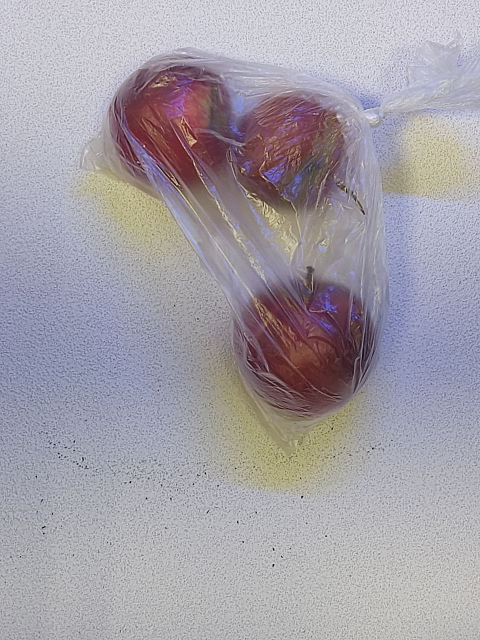
#> input picture backend/models_cnn/data/train/apple/photo_1_2022-12-26_16-19-08.jpg, 960 x 1280 px (shown at 1/2 size)
$ python -i videoService.py   (imports and definitions only)
#> lines starting #> are read from the running program, lines starting #| are printed output that depends on the picture; after the words box and inside, x2 and y2 are one past the last pixel; in counts of white or black regions, pixels touching at a corner belong together
#> further down, picture is the input picture: shape (1280, 960, 3); mean B, G, R 166.8, 158.4, 163.4
import time

from PySide6.QtCore import QThread, Signal, Qt
from PySide6.QtGui import QImage
import cv2
from definitions import VIDEO_OR_IMAGE_TEST_PATH
import numpy as np

kernel = np.ones((10, 10), np.uint8)


def image_crop_opencv(image):
    h, w = image.shape[1] // 2, image.shape[0] // 2
#> h = 480; w = 640
    image_resize = cv2.resize(image, (h, w), cv2.INTER_AREA)
    nul = np.zeros((image_resize.shape[0], 50, 3))
    nul[:, :] = [255, 255, 255]
    img = np.hstack((nul, image_resize))
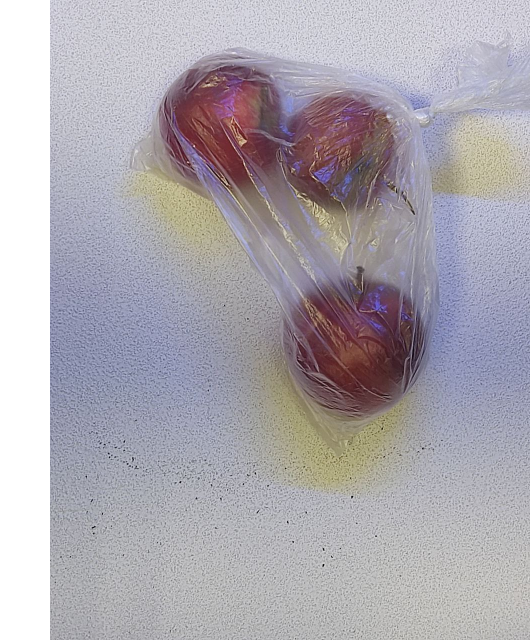
#> img: shape (640, 530, 3) float64; mean B, G, R 175.2, 167.6, 172.2
    image = (np.hstack((img, nul))).astype(np.uint8)
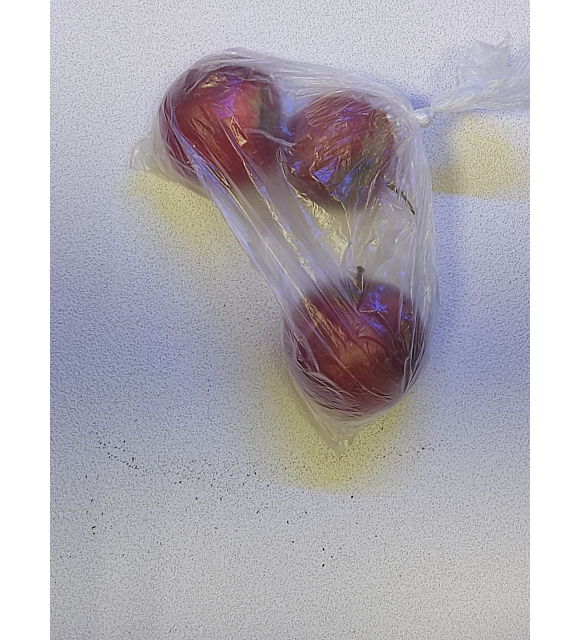
#> image: shape (640, 580, 3); mean B, G, R 182.1, 175.1, 179.3
    gray = cv2.cvtColor(image, cv2.COLOR_BGR2GRAY)
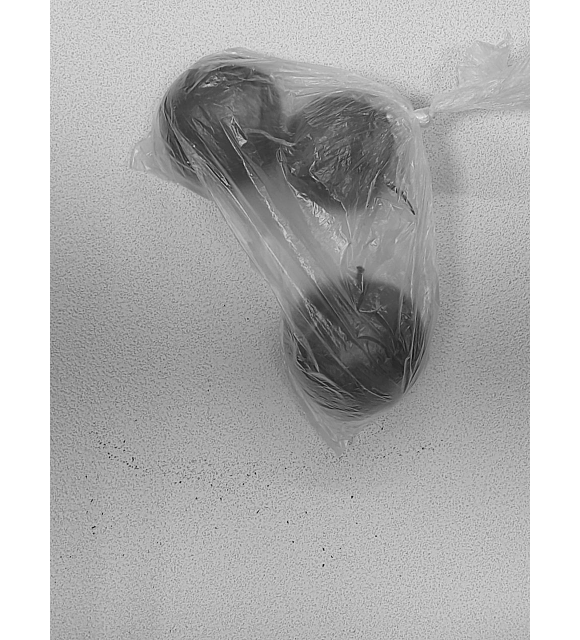
#> gray: shape (640, 580); min 2, max 255, mean 177.2
    gaus = cv2.GaussianBlur(gray, (5, 5), cv2.BORDER_DEFAULT)
    ret, thresh = cv2.threshold(gaus, 120, 255, cv2.THRESH_BINARY)
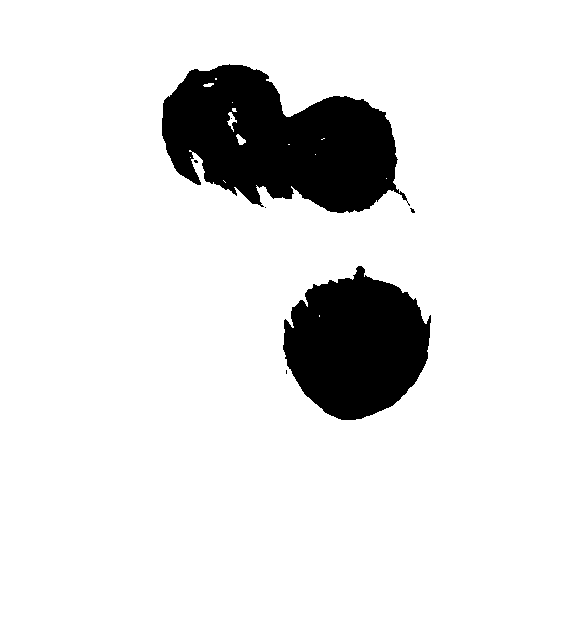
#> thresh: shape (640, 580); 89.3% white; 7 black regions (5 under 20 px), largest, box (x1, y1, x2, y2) and area: (162, 64, 410, 213) 23719, (283, 266, 431, 420) 16073
    dilation = cv2.erode(thresh, kernel, iterations=10)
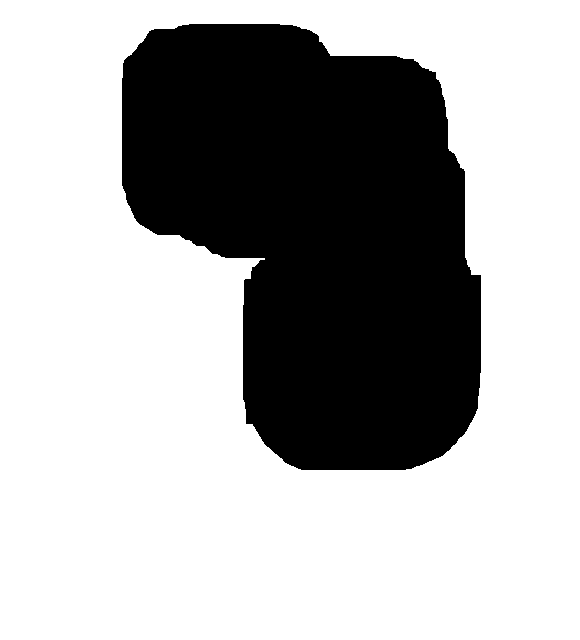
#> dilation: shape (640, 580); 68.6% white; 1 black region, box (x1, y1, x2, y2) and area: (122, 24, 481, 470) 116708
    edged = cv2.Canny(dilation, 100, 200)
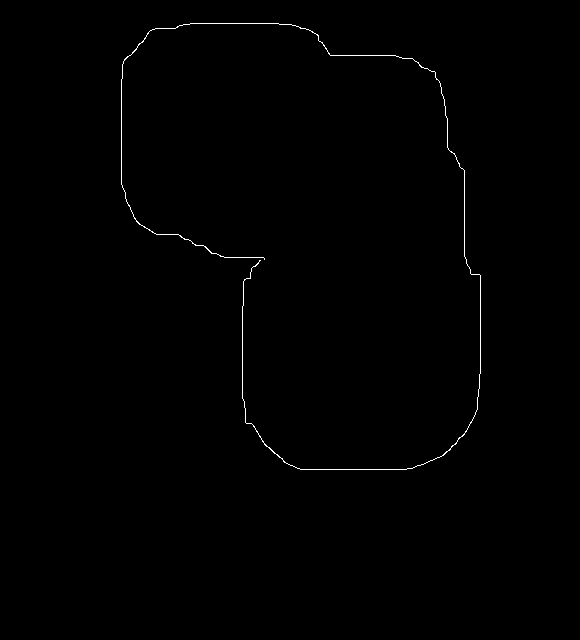
#> edged: shape (640, 580); 0.4% white in thin lines or dots, all inside (x1, y1, x2, y2) = (121, 23, 481, 470)
    contours, hierarchy = cv2.findContours(edged, cv2.RETR_EXTERNAL, cv2.CHAIN_APPROX_SIMPLE)
#> contours = 1 contour; box (x1, y1, x2, y2) and area: (121, 23, 481, 470) 84
    holst = np.zeros([224, 224, 3], np.uint8)
    for contour in contours:
        (x, y, w, h) = cv2.boundingRect(contour)
        image_draw = image_resize.copy()
        image_draw_rectangle = cv2.rectangle(image_draw, (x, y), (x + w, y + h), (0, 0, 255), 7)
        convertToQtFormat = QImage(image_draw_rectangle.data, image_draw_rectangle.shape[1], image_draw_rectangle.shape[0],
                      QImage.Format.Format_BGR888)
        image_detect_qt_format = convertToQtFormat.scaled(224, 224, Qt.KeepAspectRatio)

        crop = image_resize[y:h + y, x:w + x]
        if crop.shape[0] > 70 and crop.shape[1] > 70:
            crop_resize = cv2.resize(crop, (holst.shape[1], holst.shape[0]))
            convertToQtFormats = QImage(crop_resize.data, crop_resize.shape[1], crop_resize.shape[0],
                                       QImage.Format.Format_BGR888)
            crop_resize_qt = convertToQtFormats.scaled(224, 224, Qt.KeepAspectRatio)
            return image_detect_qt_format, crop_resize_qt
#> this loop made 1 pass
#> (x, y, w, h) on pass 1: (121, 23, 360, 447)
#> pass 1, in image_crop_opencv, `image_draw_rectangle = cv2.rectangle(image_draw, (x, y), (x + w, y + h..`:
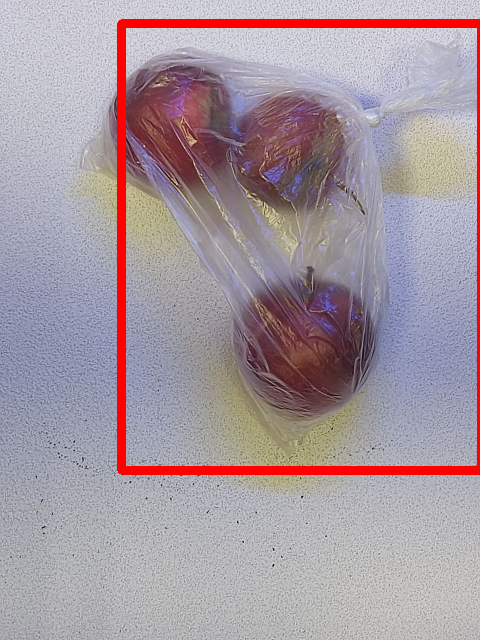
#> image_draw_rectangle: shape (640, 480, 3); mean B, G, R 160, 151.8, 166.6

    convertToQtFormat = QImage(image_resize.data, image_resize.shape[1], image_resize.shape[0],
                                QImage.Format.Format_BGR888)
    image_not_detect = convertToQtFormat.scaled(224, 224, Qt.KeepAspectRatio)

    return image_not_detect, False


# [51 lines that did not run here, left out]


# [2 lines not run here, left out]
    # [6 lines of commented-out code are left out]

>>> import cv2
>>> picture = cv2.imread('../../backend/models_cnn/data/train/apple/photo_1_2022-12-26_16-19-08.jpg')
#> (the run stopped early here; a loop or call above may not have finished)

$ run again, on backend/models_cnn/data/train/apple/photo_2_2022-12-26_16-19-08.jpg
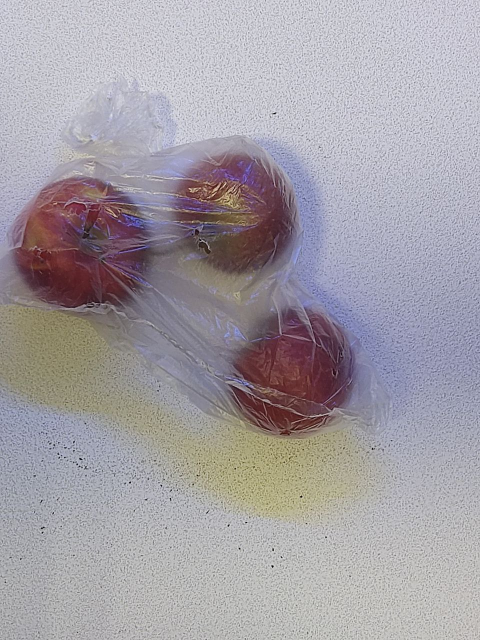
#> input picture backend/models_cnn/data/train/apple/photo_2_2022-12-26_16-19-08.jpg, 960 x 1280 px (shown at 1/2 size)
#> picture is the input picture: shape (1280, 960, 3); mean B, G, R 165.1, 158.6, 163.6
#> in image_crop_opencv, `ret, thresh = cv2.threshold(gaus, 120, 255, cv2.THRESH_BINARY)`:
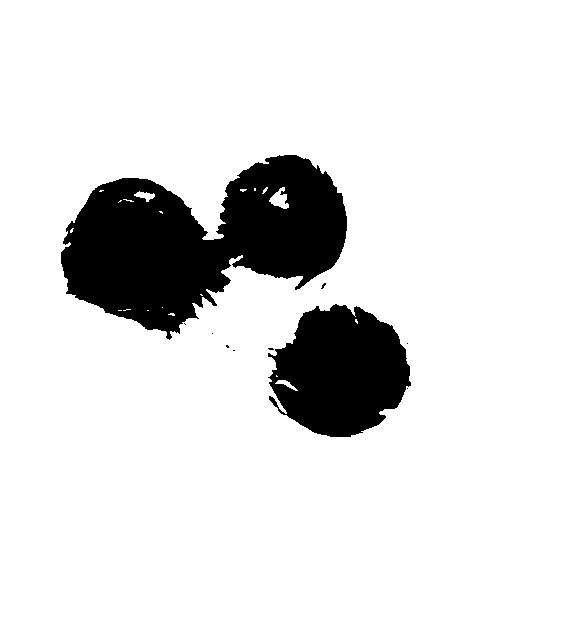
#> thresh: shape (640, 580); 88.2% white; 10 black regions (8 under 20 px), largest, box (x1, y1, x2, y2) and area: (61, 155, 347, 340) 30226, (268, 304, 411, 437) 13633
#> dilation: shape (640, 580); 67.3% white; 1 black region, box (x1, y1, x2, y2) and area: (21, 115, 461, 487) 121470
#> edged: shape (640, 580); 0.39% white in thin lines or dots, all inside (x1, y1, x2, y2) = (20, 114, 461, 487)
#> contours = 1 contour; box (x1, y1, x2, y2) and area: (20, 114, 461, 487) 121484
#> the loop in image_crop_opencv, `for contour in contours:` made 1 pass
#> (x, y, w, h) on pass 1: (20, 114, 441, 373)
#> pass 1, in image_crop_opencv, `image_draw_rectangle = cv2.rectangle(image_draw, (x, y), (x + w, y + h..`:
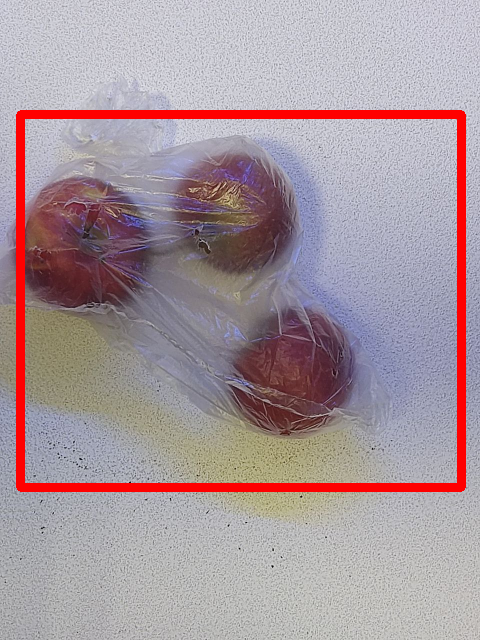
#> image_draw_rectangle: shape (640, 480, 3); mean B, G, R 156.8, 150.6, 167.8

$ run again, on backend/models_cnn/data/train/apple/photo_3_2022-12-26_16-19-08.jpg
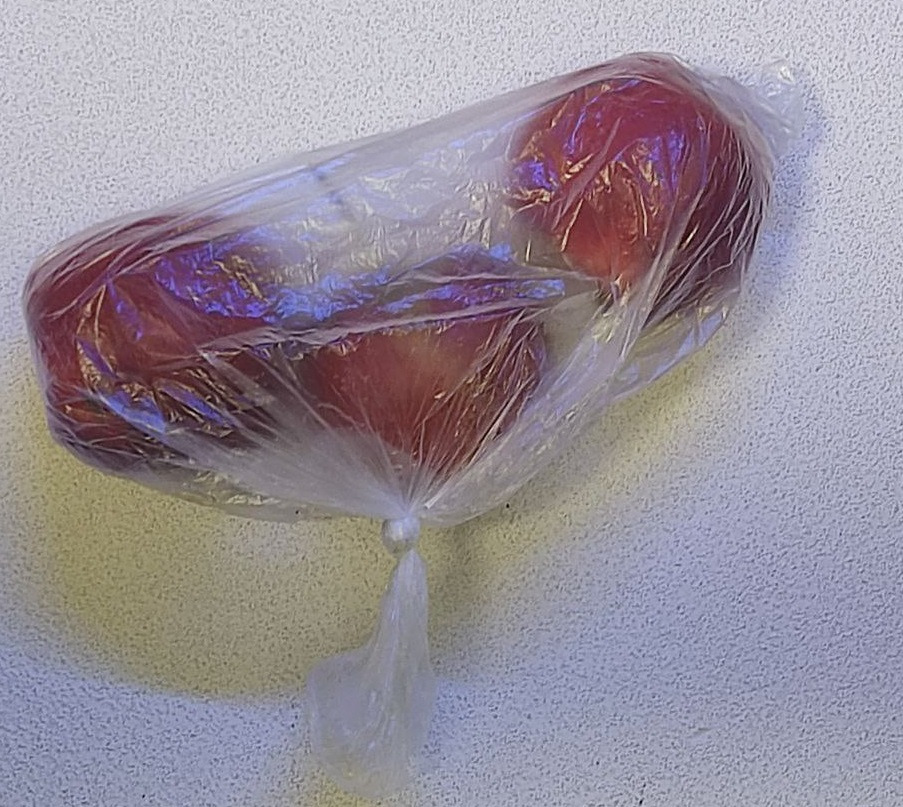
#> input picture backend/models_cnn/data/train/apple/photo_3_2022-12-26_16-19-08.jpg, 903 x 807 px
#> picture is the input picture: shape (807, 903, 3); mean B, G, R 153.6, 142.5, 151.2
#> in image_crop_opencv, `ret, thresh = cv2.threshold(gaus, 120, 255, cv2.THRESH_BINARY)`:
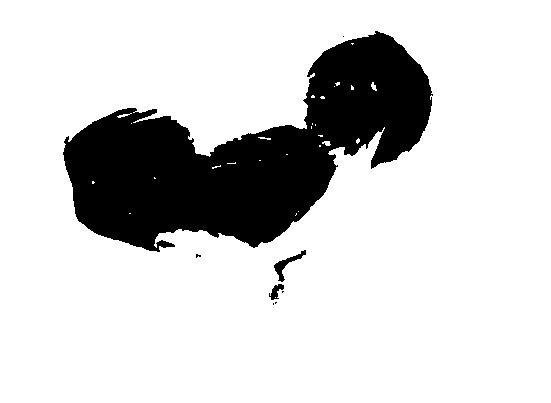
#> thresh: shape (403, 551); 82.2% white; 8 black regions (5 under 20 px), largest, box (x1, y1, x2, y2) and area: (63, 31, 433, 252) 39099, (274, 250, 306, 282) 251, (269, 284, 284, 300) 118
#> dilation: shape (403, 551); 49.4% white; 1 white region, box (x1, y1, x2, y2) and area: (0, 0, 551, 403) 109616
#> edged: shape (403, 551); 0.61% white in thin lines or dots, all inside (x1, y1, x2, y2) = (22, 0, 483, 355)
#> contours = 1 contour; box (x1, y1, x2, y2) and area: (22, 0, 483, 355) 82
#> the loop in image_crop_opencv, `for contour in contours:` made 1 pass
#> (x, y, w, h) on pass 1: (22, 0, 461, 355)
#> pass 1, in image_crop_opencv, `image_draw_rectangle = cv2.rectangle(image_draw, (x, y), (x + w, y + h..`:
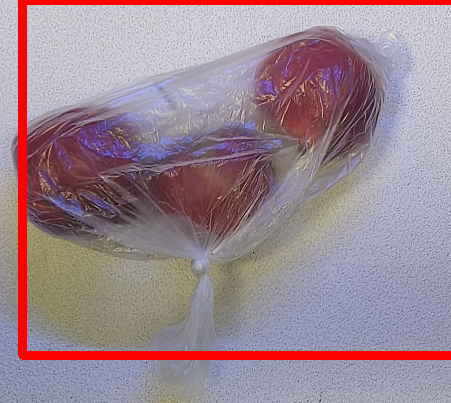
#> image_draw_rectangle: shape (403, 451, 3); mean B, G, R 144.7, 134.3, 155.8

$ run again, on backend/models_cnn/data/train/apple/photo_4_2022-12-26_16-19-08.jpg
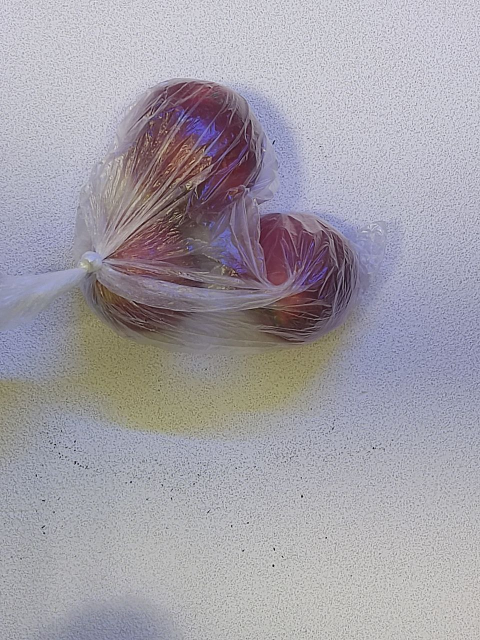
#> input picture backend/models_cnn/data/train/apple/photo_4_2022-12-26_16-19-08.jpg, 960 x 1280 px (shown at 1/2 size)
#> picture is the input picture: shape (1280, 960, 3); mean B, G, R 167.3, 158.9, 162.6
#> thresh: shape (640, 580); 88.7% white; 6 black regions (5 under 20 px), largest, box (x1, y1, x2, y2) and area: (123, 82, 417, 351) 42029
#> dilation: shape (640, 580); 71.2% white; 1 black region, box (x1, y1, x2, y2) and area: (83, 42, 467, 401) 106893
#> edged: shape (640, 580); 0.36% white in thin lines or dots, all inside (x1, y1, x2, y2) = (82, 41, 467, 401)
#> contours = 1 contour; box (x1, y1, x2, y2) and area: (82, 41, 467, 401) 106890
#> the loop in image_crop_opencv, `for contour in contours:` made 1 pass
#> (x, y, w, h) on pass 1: (82, 41, 385, 360)
#> pass 1, in image_crop_opencv, `image_draw_rectangle = cv2.rectangle(image_draw, (x, y), (x + w, y + h..`:
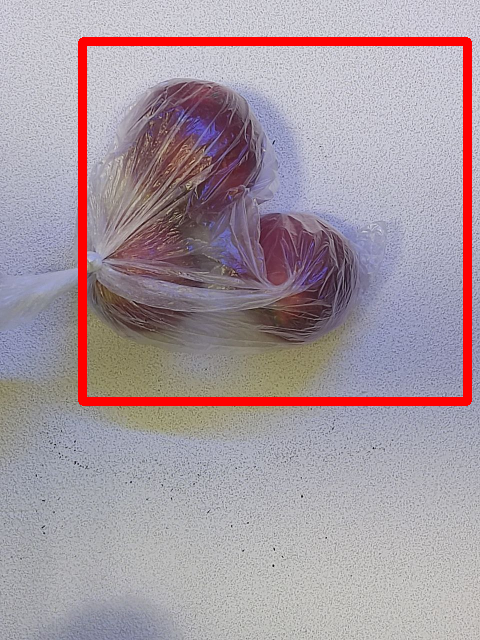
#> image_draw_rectangle: shape (640, 480, 3); mean B, G, R 159.7, 151.5, 166.4
